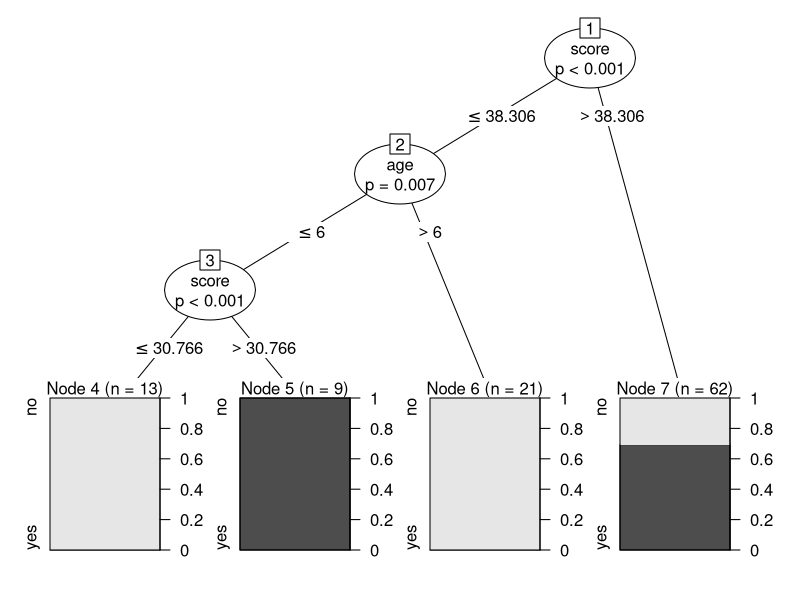
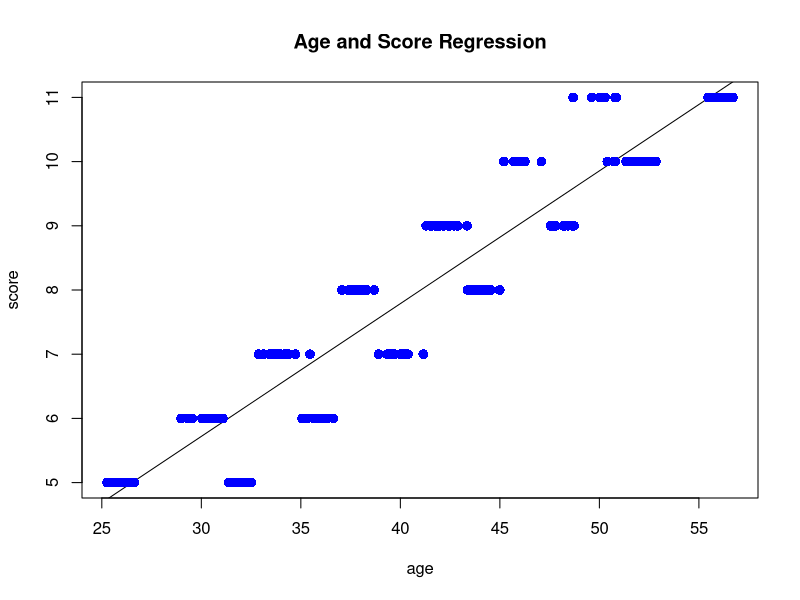

R code for these plots, in order:
##############################################
#Programming Assignment
#Last Name: Shah
#First Name: Sargam
#UTA Id: 1001275800
##############################################



# Decision Tree and Linear Regression

#Reading Skills dataset is used

library(party)
print(head(readingSkills))
input.dat <- readingSkills[c(1:105),]

png(file = "decision_tree.png")


output.tree <- ctree(
  nativeSpeaker ~ age + shoeSize + score, 
  data = input.dat)

plot(output.tree)
dev.off()

# Testing performed on the decision tree

test <- sample(readingSkills,1)
test <- readingSkills[sample((1:nrow(readingSkills)),1), ]
print(test)
 result <- predict(output.tree,test)
print(result)

#Linear Regression is as follows

x <- readingSkills$age
y <- readingSkills$score
relation <- lm(y~x)
print(relation)


#Test the model 
a <- data.frame(x=10)
result <- predict(relation,a)
print(result)

png(file="linr.png")

# Plot the chart.
plot(y,x,col = "blue",main = "Age and Score Regression",
     abline(lm(x~y)),cex = 1.3,pch = 16,xlab = "age",ylab = "score")


dev.off()


#End of file
